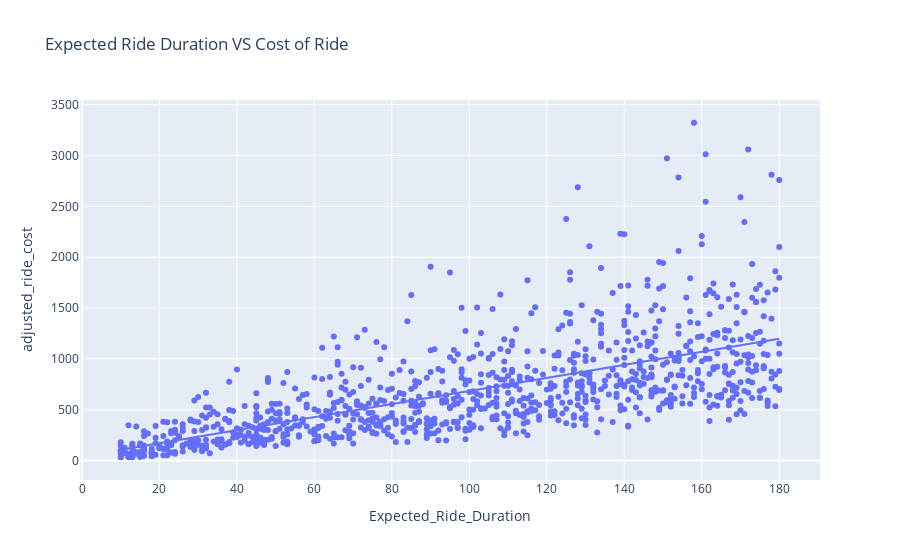

The code cell stored with this chart in its notebook:
### Markdown cell above
Now let’s have a look at the relationship between the expected ride duration and the cost of the ride based on the dynamic pricing strategy:

### Code cell
fig_durationVSadjusted_ride_cost = px.scatter(price , x = "Expected_Ride_Duration" ,y = "adjusted_ride_cost",
                                             title= "Expected Ride Duration VS Cost of Ride" , trendline= "ols")

fig_durationVSadjusted_ride_cost.show()

### Figure 1 — Plotly figure (JSON) as saved in the notebook; plotly's stock layout.template omitted (floating-point values rounded to 4 significant figures; data arrays with more than 128 entries replaced by an {"elided": "..."} marker saying what was removed)
{"data": [{"hovertemplate": "Expected_Ride_Duration=%{x}<br>adjusted_ride_cost=%{y}<extra></extra>", "legendgroup": "", "marker": {"color": "#636efa", "symbol": "circle"}, "mode": "markers", "name": "", "orientation": "v", "showlegend": false, "type": "scatter", "x": {"elided": "1000 int values"}, "xaxis": "x", "y": {"elided": "1000 float values"}, "yaxis": "y"}, {"hovertemplate": "<b>OLS trendline</b><br>adjusted_ride_cost = 6.41066 * Expected_Ride_Duration + 42.715<br>R<sup>2</sup>=0.426517<br><br>Expected_Ride_Duration=%{x}<br>adjusted_ride_cost=%{y} <b>(trend)</b><extra></extra>", "legendgroup": "", "marker": {"color": "#636efa", "symbol": "circle"}, "mode": "lines", "name": "", "showlegend": false, "type": "scatter", "x": {"elided": "1000 int values"}, "xaxis": "x", "y": {"elided": "1000 float values"}, "yaxis": "y"}], "layout": {"legend": {"tracegroupgap": 0}, "title": {"text": "Expected Ride Duration VS Cost of Ride"}, "xaxis": {"anchor": "y", "domain": [0, 1], "title": {"text": "Expected_Ride_Duration"}}, "yaxis": {"anchor": "x", "domain": [0, 1], "title": {"text": "adjusted_ride_cost"}}}}
